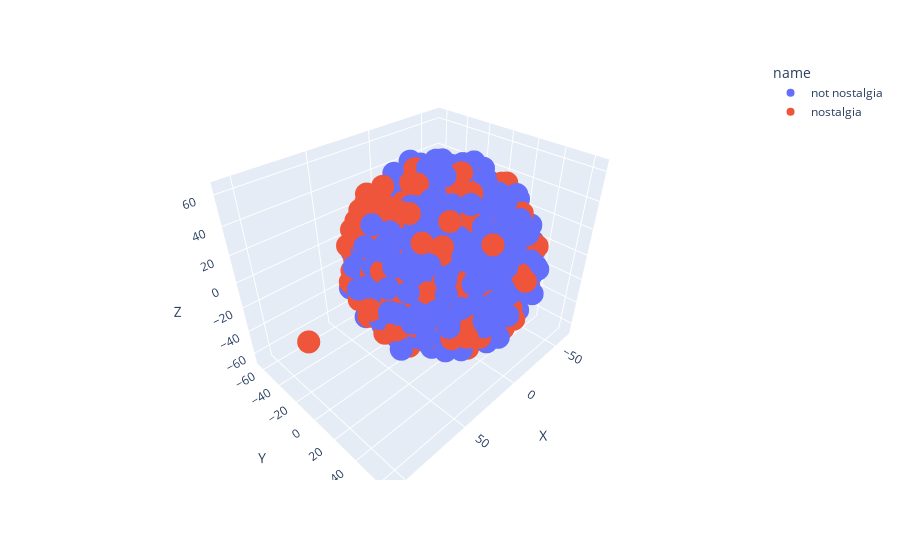

Notebook source saved alongside this figure:
### Code cell
df_plot = cal_df(X_tsne_aug_3d)
fig = px.scatter_3d(df_plot, x='X', y='Y', z='Z', color='name')
fig.show()

### Figure 1 — Plotly figure (JSON) as saved in the notebook; plotly's stock layout.template omitted (floating-point values rounded to 4 significant figures; data arrays with more than 128 entries replaced by an {"elided": "..."} marker saying what was removed)
{"data": [{"hovertemplate": "name=not nostalgia<br>X=%{x}<br>Y=%{y}<br>Z=%{z}<extra></extra>", "legendgroup": "not nostalgia", "marker": {"color": "#636efa", "symbol": "circle"}, "mode": "markers", "name": "not nostalgia", "scene": "scene", "showlegend": true, "type": "scatter3d", "x": {"elided": "749 float values"}, "y": {"elided": "749 float values"}, "z": {"elided": "749 float values"}}, {"hovertemplate": "name=nostalgia<br>X=%{x}<br>Y=%{y}<br>Z=%{z}<extra></extra>", "legendgroup": "nostalgia", "marker": {"color": "#EF553B", "symbol": "circle"}, "mode": "markers", "name": "nostalgia", "scene": "scene", "showlegend": true, "type": "scatter3d", "x": {"elided": "750 float values"}, "y": {"elided": "750 float values"}, "z": {"elided": "750 float values"}}], "layout": {"autosize": true, "legend": {"title": {"text": "name"}, "tracegroupgap": 0}, "margin": {"t": 60}, "scene": {"aspectmode": "auto", "aspectratio": {"x": 1.2, "y": 0.9111, "z": 0.9149}, "camera": {"projection": {"type": "perspective"}}, "domain": {"x": [0, 1], "y": [0, 1]}, "xaxis": {"title": {"text": "X"}, "type": "linear"}, "yaxis": {"title": {"text": "Y"}, "type": "linear"}, "zaxis": {"title": {"text": "Z"}, "type": "linear"}}}}
